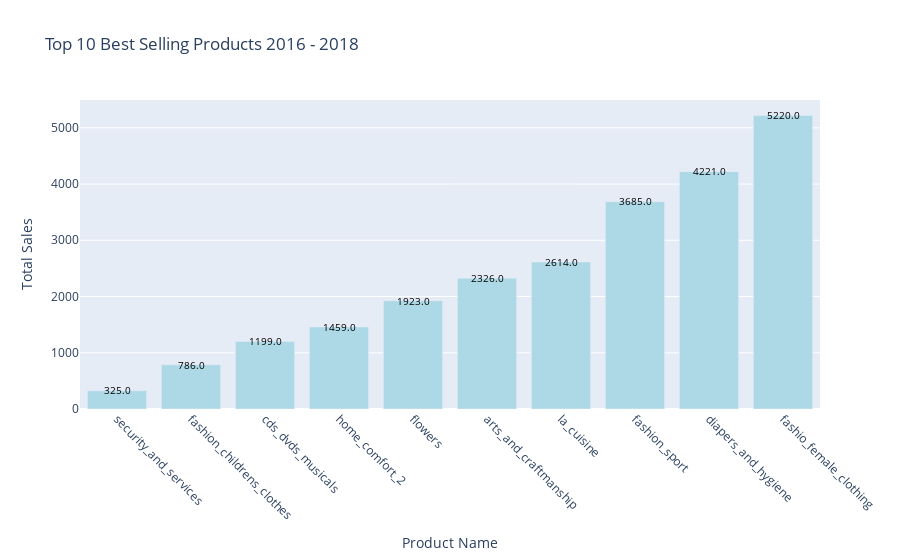

This figure's notebook cell:
### Markdown cell above
## 10 Produk Yang Memiliki Pendapatan Terendah

### Code cell
df_product_sales = all_df.groupby(by="product_name").agg({
    "payment_value": "sum",
}).nsmallest(10, "payment_value").round().reset_index()

fig = go.Figure()

fig.add_trace(go.Bar(
    x=df_product_sales['product_name'],
    y=df_product_sales['payment_value'],
    marker=dict(
        color='rgb(173, 216, 230)',  # Set color here
    ),
))

for i, v in enumerate(df_product_sales['payment_value']):
    fig.add_annotation(
        x=df_product_sales['product_name'][i],
        y=v+5,
        text=str(v),
        font=dict(
            size=10,
            color='black',  # Set text color here
        ),
        showarrow=False,
        textangle=0,
        align='center',
    )

fig.update_layout(
    title='Top 10 Best Selling Products 2016 - 2018',
    xaxis=dict(
        title='Product Name',
        tickangle=45,
        tickfont=dict(
            size=12,
        ),
        automargin=True,
    ),
    yaxis=dict(
        title='Total Sales',
        tickformat='plain',
        tickfont=dict(
            size=12,
        ),
    ),
    
    showlegend=False,
)

fig.show()

### Figure 1 — Plotly figure (JSON) as saved in the notebook; plotly's stock layout.template omitted (floating-point values rounded to 4 significant figures)
{"data": [{"marker": {"color": "rgb(173, 216, 230)"}, "type": "bar", "x": ["security_and_services", "fashion_childrens_clothes", "cds_dvds_musicals", "home_comfort_2", "flowers", "arts_and_craftmanship", "la_cuisine", "fashion_sport", "diapers_and_hygiene", "fashio_female_clothing"], "y": [325, 786, 1199, 1459, 1923, 2326, 2614, 3685, 4221, 5220]}], "layout": {"annotations": [{"align": "center", "font": {"color": "black", "size": 10}, "showarrow": false, "text": "325.0", "textangle": 0, "x": "security_and_services", "y": 330}, {"align": "center", "font": {"color": "black", "size": 10}, "showarrow": false, "text": "786.0", "textangle": 0, "x": "fashion_childrens_clothes", "y": 791}, {"align": "center", "font": {"color": "black", "size": 10}, "showarrow": false, "text": "1199.0", "textangle": 0, "x": "cds_dvds_musicals", "y": 1204}, {"align": "center", "font": {"color": "black", "size": 10}, "showarrow": false, "text": "1459.0", "textangle": 0, "x": "home_comfort_2", "y": 1464}, {"align": "center", "font": {"color": "black", "size": 10}, "showarrow": false, "text": "1923.0", "textangle": 0, "x": "flowers", "y": 1928}, {"align": "center", "font": {"color": "black", "size": 10}, "showarrow": false, "text": "2326.0", "textangle": 0, "x": "arts_and_craftmanship", "y": 2331}, {"align": "center", "font": {"color": "black", "size": 10}, "showarrow": false, "text": "2614.0", "textangle": 0, "x": "la_cuisine", "y": 2619}, {"align": "center", "font": {"color": "black", "size": 10}, "showarrow": false, "text": "3685.0", "textangle": 0, "x": "fashion_sport", "y": 3690}, {"align": "center", "font": {"color": "black", "size": 10}, "showarrow": false, "text": "4221.0", "textangle": 0, "x": "diapers_and_hygiene", "y": 4226}, {"align": "center", "font": {"color": "black", "size": 10}, "showarrow": false, "text": "5220.0", "textangle": 0, "x": "fashio_female_clothing", "y": 5225}], "showlegend": false, "title": {"text": "Top 10 Best Selling Products 2016 - 2018"}, "xaxis": {"automargin": true, "tickangle": 45, "tickfont": {"size": 12}, "title": {"text": "Product Name"}}, "yaxis": {"tickfont": {"size": 12}, "tickformat": "plain", "title": {"text": "Total Sales"}}}}
